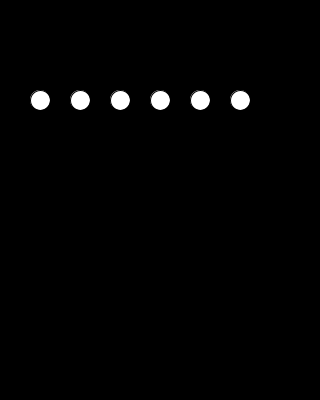
Frame 1 (no input)
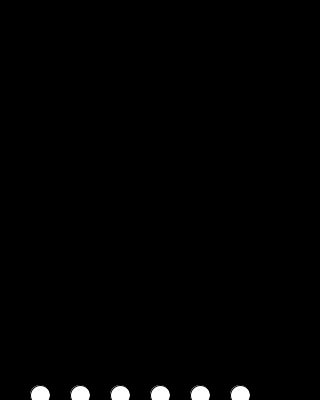
Frame 60 (the mouse pressed at the canvas centre just before this capture)
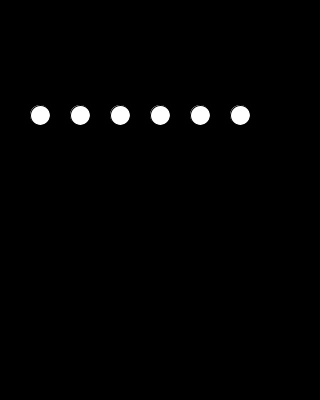
Frame 120 (the mouse held since frame 60 and released just before this capture)

The Processing sketch that drew these frames (run headless with seeded random() and noise(); from frame 60 on, the mouse is pressed at the canvas centre):

// Processing sketch: bouncing
// ── bouncing.pde
int ball1 = 100;
int ball1speed = 5;

int ball2 = 100;
int ball2speed = 5;

int ball3 = 100;
int ball3speed = 5;

int ball4 = 100;
int ball4speed = 5;

int ball5 = 100;
int ball5speed = 5;

int ball6 = 100;
int ball6speed = 5;

void setup() {
  size(320, 400);
}

void draw() {
  background(0);
  
  ellipse(40, ball1, 20, 20);
  ball1 += ball1speed;
  if (ball1 < 0 || ball1 > height) {
    ball1speed *= -1;
  }
  
  ellipse(80, ball2, 20, 20);
  ball2 += ball2speed;
  if (ball2 < 0 || ball2 > height) {
    ball2speed *= -1;
  }
  
  ellipse(120, ball3, 20, 20);
  ball3 += ball3speed;
  if (ball3 < 0 || ball3 > height) {
    ball3speed *= -1;
  }
  
  ellipse(160, ball4, 20, 20);
  ball4 += ball4speed;
  if (ball4 < 0 || ball4 > height) {
    ball4speed *= -1;
  }
  
  ellipse(200, ball5, 20, 20);
  ball5 += ball5speed;
  if (ball5 < 0 || ball5 > height) {
    ball5speed *= -1;
  }
  
  ellipse(240, ball6, 20, 20);
  ball6 += ball6speed;
  if (ball6 < 0 || ball6 > height) {
    ball6speed *= -1;
  }
}
